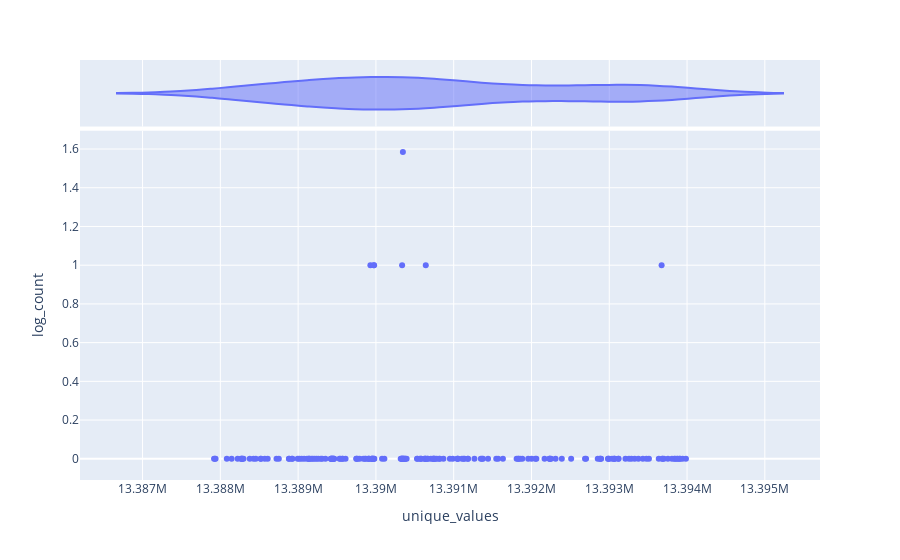

Here is the notebook cell this chart was saved with:
### Code cell
df1_counts['log_count'] = np.log2(df1_counts['counts'])
fig = px.scatter(df1_counts, x="unique_values", y="log_count", marginal_x="violin")
fig.show()

### Figure 1 — Plotly figure (JSON) as saved in the notebook; plotly's stock layout.template omitted (floating-point values rounded to 4 significant figures; data arrays with more than 128 entries replaced by an {"elided": "..."} marker saying what was removed)
{"data": [{"hovertemplate": "unique_values=%{x}<br>log_count=%{y}<extra></extra>", "legendgroup": "", "marker": {"color": "#636efa", "symbol": "circle"}, "mode": "markers", "name": "", "orientation": "v", "showlegend": false, "type": "scatter", "x": {"elided": "186 int values"}, "xaxis": "x", "y": {"elided": "186 float values"}, "yaxis": "y"}, {"alignmentgroup": "True", "hovertemplate": "unique_values=%{x}<extra></extra>", "legendgroup": "", "marker": {"color": "#636efa", "symbol": "circle"}, "name": "", "offsetgroup": "", "scalegroup": "x", "showlegend": false, "type": "violin", "x": {"elided": "186 int values"}, "xaxis": "x2", "yaxis": "y2"}], "layout": {"autosize": true, "legend": {"tracegroupgap": 0}, "margin": {"t": 60}, "xaxis": {"anchor": "y", "autorange": true, "domain": [0, 1], "range": [13390000.0, 13400000.0], "title": {"text": "unique_values"}, "type": "linear"}, "xaxis2": {"anchor": "y2", "autorange": true, "domain": [0, 1], "matches": "x", "range": [13390000.0, 13400000.0], "showgrid": true, "showticklabels": false, "type": "linear"}, "yaxis": {"anchor": "x", "autorange": true, "domain": [0, 0.8316], "range": [-0.1301, 1.715], "title": {"text": "log_count"}, "type": "linear"}, "yaxis2": {"anchor": "x2", "autorange": true, "domain": [0.8416, 1], "matches": "y2", "range": [-0.5, 0.5], "showgrid": false, "showline": false, "showticklabels": false, "ticks": "", "type": "category"}}}
